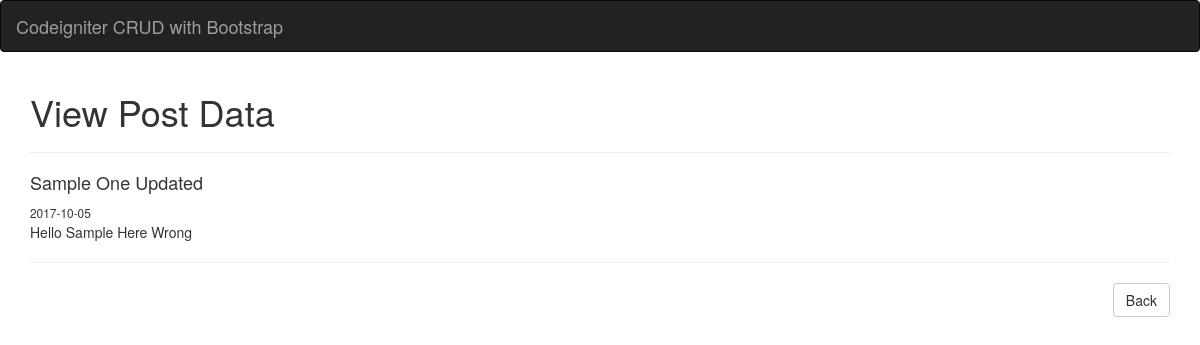
/welcome/view/1, run on the app's committed database.
### tables this page shows
CREATE TABLE `tbl_post` (
  `id` int(11) NOT NULL,
  `title` varchar(255) NOT NULL,
  `description` text NOT NULL,
  `date_created` date NOT NULL
);

### application/controllers/Welcome.php (called while the page is built, shortened)
<?php
class Welcome extends CI_Controller {
    public function view($id){
        $this->load->model('queries');
        $post = $this->queries->getSinglePost($id);
        $this->load->view('view',['post'=>$post]);
    }
}

### index.php (called while the page is built, shortened)
<?php
require_once BASEPATH.'core/CodeIgniter.php';

### application/models/queries.php (called while the page is built, shortened)
<?php
class queries extends CI_Model{
    public function getSinglePost($id){
        $query = $this->db->get_where('tbl_post', array('id'=>$id));
        if($query->num_rows()>0){
            return $query->row();
        }
    }
}

### application/views/view.php (the view)
<?php include_once ('header.php');?>
    <div class="container">
        <h1>View Post Data</h1>
        <hr/>
            <h4><?php echo $post->title; ?></h4>
            <small><?php echo $post->date_created; ?></small>
            <p><?php echo $post->description; ?></p>
        <hr/>
        <div class="pull-right">
            <?php echo anchor('welcome', 'Back', ['class'=>'btn btn-default']) ?>
        </div>
    </div>
<?php include_once ('footer.php');?>

### data on the page
tbl_post: title "Sample One Updated", date_created "2017-10-05", description "Hello Sample Here Wrong"

### other printed values
anchor('welcome', 'Back', ['class'=>'btn btn-default']) "Back"
